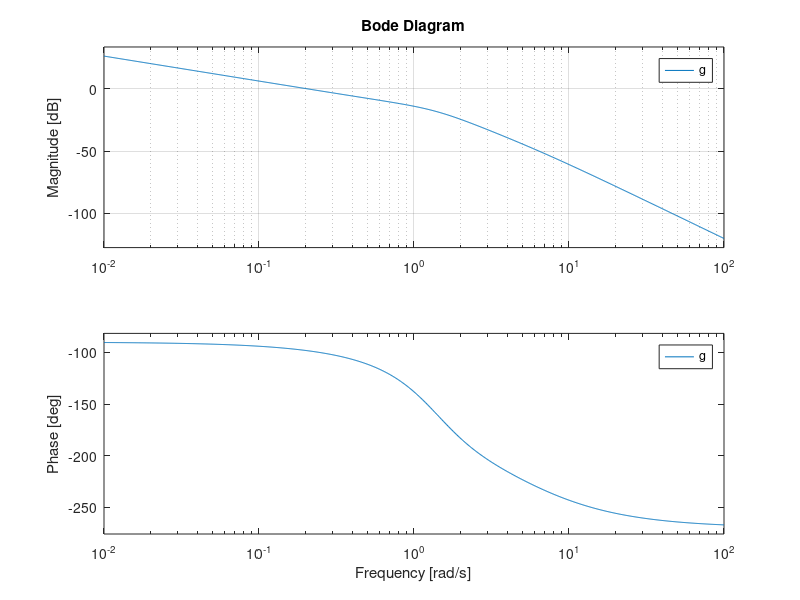

Write MATLAB code to recreate this figure.
%%
clear all; close all; clc;
s = tf('s');
g = 10*(s+0.1)/(s*(s+0.5)*(s+1));
w = logspace(-2,2,1000);
bode(g,w);
grid;

%%
clear all; close all; clc;
s = tf('s');
g = (s+2)/(s*(s+5)*(s^2+2*s+2));
w = logspace(-2,2,1000);
bode(g,w);
grid;

